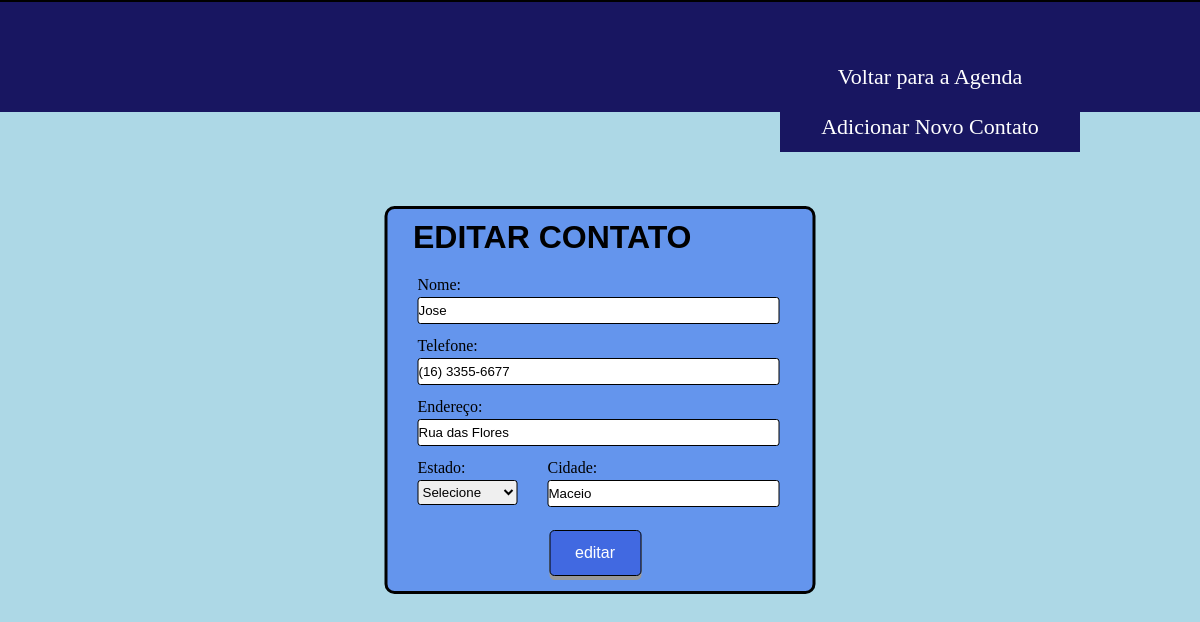
Page /editar.php?id=23 on the committed database.
### tables this page shows
CREATE TABLE IF NOT EXISTS `contato` (
  `id` int(11) NOT NULL AUTO_INCREMENT,
  `nome` varchar(40) NOT NULL,
  `telefone` varchar(20) NOT NULL,
  `endereco` varchar(50) NOT NULL,
  `estado` char(2) NOT NULL,
  `cidade` varchar(50) NOT NULL,
  PRIMARY KEY (`id`)
);

### editar.php (the view, shortened to what this page needs)
<?php
include_once("conexao.php");
$id = filter_input(INPUT_GET, 'id', FILTER_SANITIZE_NUMBER_INT);
$result_contato = "SELECT * FROM contato WHERE id = '$id'";
$resultado_cont = mysqli_query($conexao, $result_contato);
$linha_contato = mysqli_fetch_assoc($resultado_cont);
?>
<!DOCTYPE html>
<html>
<head>
    <link rel="stylesheet" type="text/css" href="css/style.css">
</head>
<body>
    <div class="menu">
        <nav class="content">
            <ul>
                <li> <a href="index.php"> Voltar para a Agenda </a></li>
                <li> <a href="cadastrar.php"> Adicionar Novo Contato </a></li>
            </ul>
        </nav>
    </div>
    <div class="form">
        <h1 class="h1cad">EDITAR CONTATO</h1>
        <form method="POST" action="proeditar.php" autocomplete="off">
            <div class="campo">
                <label for="nome">Nome:</label>
                <input type="text" name="nome" id="nome" placeholder="  Informe o Nome" required value="<?php echo $linha_contato['nome']; ?>">
            </div>
            <div class="campo">
                <label for="telefone">Telefone:</label>
                <input type="phone" name="telefone" maxlength="20" id="telefone" onblur="mascaraDeTelefone(this)" placeholder="  Informe o Telefone" required value="<?php echo $linha_contato['telefone']; ?>">
            </div>
            <div class="campo">
                <label for="endereco">Endereço:</label>
                <input type="text" name="endereco" maxlength="50" id="endereco" placeholder="  Informe o Endereço" required value="<?php echo $linha_contato['endereco']; ?>">
            </div>
            <fieldset class="ufcidade">
                <div class="campo">
                    <label for="estado">Estado:</label>
                    <select name="estado" id="estado" required>
                        <option selected disabled value="">Selecione</option>
                    </select>
                </div>
                <div class="campo">
                    <label for="cidade">Cidade:</label>
                    <input type="text" name="cidade" maxlength="50" id="cidade" placeholder="  Informe a Cidade" required value="<?php echo $linha_contato['cidade']; ?>">
                </div>
            </fieldset>
            <div>
                <input type="submit" value="editar" class="btnedit">
            </div>
        </form>
    </div>
</body>
</html>

### css/style.css (style rules this page uses)
* { margin: 0; padding: 0; }
body { background-color: #ADD8E6; justify-content: center; }
.menu { background-color: rgba(24,22,97); border-top-width: 2px; border-top-color: black; border-top-style: solid; height: 110px; position: relative; text-align: center; display: flex; }
.content { height: 50px; background-color: rgba(24,22,97); font-family: 'sans-serif'; font-size: 22px; text-decoration: none; margin-top: 45px; margin-left: 65%; }
.content ul { list-style: none; text-decoration: none; display: inline-block; margin: 5px 0 5px 0; }
.content ul li { background-color: rgba(24,22,97); text-decoration: none; float: left; width: 300px; height: 50px; line-height: 50px; }
.content a { color: white; display: block; text-decoration: none; text-align: center; }
fieldset { border: none; }
fieldset.ufcidade .campo { float: left; }
#estado { width: 100px; }
#cidade { width: 230px; }
.h1cad { font-family: sans-serif; margin-bottom: 20px; margin-left: 6%; margin-top: 10px; }
.campo input, .campo select { border: 1px solid; border-radius: 3px; display: block; height: 25px; margin-top: 3px; }
#nome, #telefone, #endereco { width: 360px; }
.campo { margin-bottom: 13px; margin-left: 30px; }
.form { position: absolute; top: 50%; left: 50%; transform: translate(-50%, -50%); background-color: #6495ED; width: 425px; border-radius: 10px; border: 3px solid black; }
.btnedit { margin-top: 10px; margin-left: 38%; margin-bottom: 15px; background-color: #4169E1; border: 1px solid black; border-radius: 5px; color: white; padding: 13px 25px; text-align: center; text-decoration: none; display: inline-block; font-size: 16px; cursor: pointer; box-shadow: 0 4px #999; }

### rows in the picture
contato: nome "Jose", telefone "(16) 3355-6677", endereco "Rua das Flores", cidade "Maceio"
